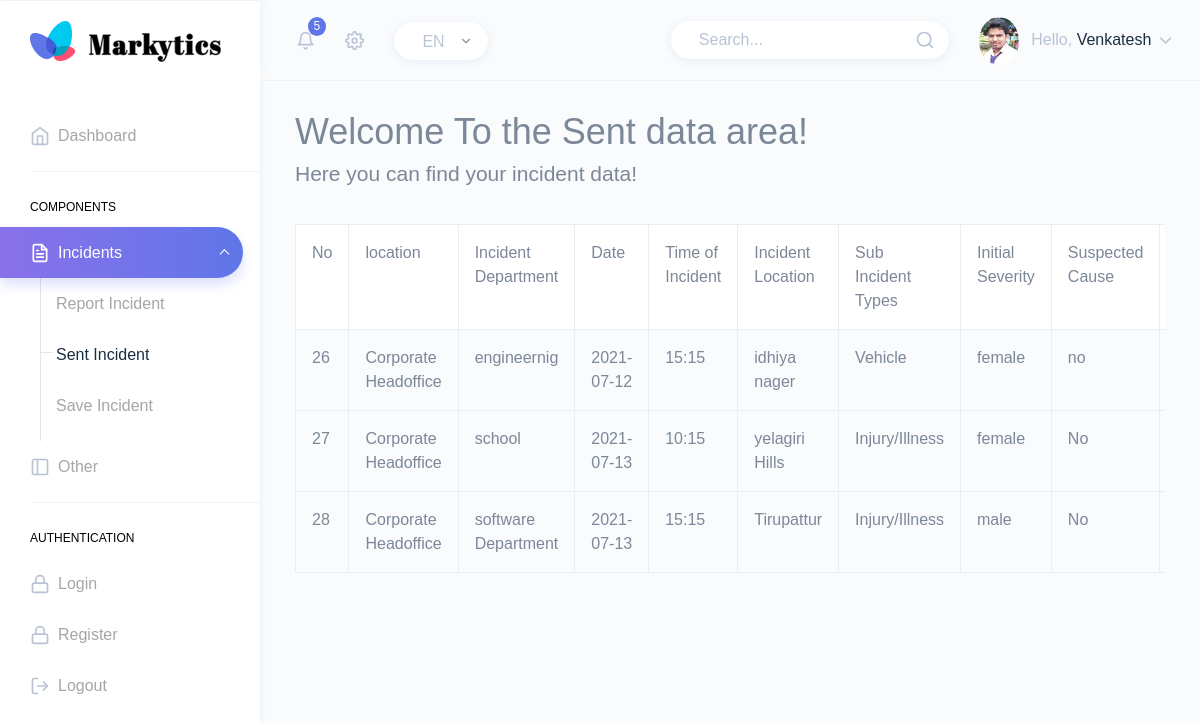
Screenshot of /sent with the database file from the repository.
### Mark1/models.py (models this page shows, shortened)
class sent(models.Model):
    select = models.CharField(max_length=20)
    message = models.CharField(max_length=2000)
    times = models.CharField(max_length=20)
    date = models.CharField(max_length=20)
    checkbox = models.CharField(max_length=20)
    message1 = models.CharField(max_length=2000)
    slt2 = models.CharField(max_length=20)
    message2 = models.CharField(max_length=2000)
    message3 = models.CharField(max_length=2000)

### Mark1/views.py (the view)
# urls.py: path('sent', views.Sent, name='sent'),
def Sent(request):
    data = sent.objects.all()
    context = {'data': data}
    return render(request,'Save.html',context)

### templates/Save.html
{% extends 'introducation.html' %}
{% block content %}
               <div class="page-breadcrumb">
                    <h1>Welcome To the Sent data area!</h1>
                   <h3>Here you can find your incident data!</h3>
                </div>
               <div class="page-breadcrumb">
                <div class="d-flex align-items-center">
                    <div class="table-responsive">
		                <table class="table table-bordered table-hover">
                                 <tr style="background-color:#ffffff;">
                                        <th>No</th>
                                        <th>location</th>
                                        <th>Incident Department</th>
                                        <th>Date</th>
                                        <th>Time of Incident</th>
                                        <th> Incident Location</th>
                                        <th>Sub Incident Types</th>
                                        <th>Initial Severity</th>
                                        <th>Suspected Cause</th>
                                        <th>Immediate Action Taken</th>
                                    </tr>
                                {% for i in data %}
                                    <tr>
                                        <td>{{i.id}}</td>
                                        <td>{{i.select}}</td>
                                        <td>{{i.message}}</td>
                                        <td>{{i.times}}</td>
                                        <td>{{i.date}}</td>
                                        <td>{{i.message1}}</td>
                                        <td>{{i.checkbox}}</td>
                                        <td>{{i.slt2}}</td>
                                        <td>{{i.message2}}</td>
                                        <td>{{i.message3}}</td>
                                    </tr>
                                {% endfor %}
                            </table>
   {% endblock %}

### templates/introducation.html (shortened to what this page needs)
<!DOCTYPE html>
<html dir="ltr" lang="en">
{% load static %}
<head>
    <link href="{% static 'src/assets/extra-libs/c3/c3.min.css" rel="stylesheet'%}">
    <link href="{% static 'src/assets/libs/chartist/dist/chartist.min.css'%}" rel="stylesheet">
    <link href="{% static 'src/assets/extra-libs/jvector/jquery-jvectormap-2.0.2.css'%}" rel="stylesheet" />
    <link href="{% static 'src/dist/css/style.min.css'%}" rel="stylesheet">
</head>
<body>
    <div id="main-wrapper" data-theme="light" data-layout="vertical" data-navbarbg="skin6" data-sidebartype="full"
        data-sidebar-position="fixed" data-header-position="fixed" data-boxed-layout="full">
        <header class="topbar" data-navbarbg="skin6">
            <nav class="navbar top-navbar navbar-expand-md">
                <div class="navbar-header" data-logobg="skin6">
                    <div class="navbar-brand">
                        <a href="index.html">
                            <b class="logo-icon">
                                <img src="{% static 'image/logo-icon.png'%}" alt="homepage" class="dark-logo" />
                            </b>
                            <span class="logo-text">
                                <img src="{% static 'src/assets/images/IMG_20210706_100423.png'%}" alt="homepage" class="dark-logo" style="margin-top: 10%;" />
                            </span>
                        </a>
                    </div>
                </div>
                <div class="navbar-collapse collapse" id="navbarSupportedContent">
                    <ul class="navbar-nav float-left mr-auto ml-3 pl-1">
                        <li class="nav-item dropdown">
                            <a class="nav-link dropdown-toggle pl-md-3 position-relative" href="javascript:void(0)"
                                id="bell" role="button" data-toggle="dropdown" aria-haspopup="true"
                                aria-expanded="false">
                                <span><i data-feather="bell" class="svg-icon"></i></span>
                                <span class="badge badge-primary notify-no rounded-circle">5</span>
                            </a>
                        </li>
                        <li class="nav-item dropdown">
                            <a class="nav-link dropdown-toggle" href="#" id="navbarDropdown" role="button"
                                data-toggle="dropdown" aria-haspopup="true" aria-expanded="false">
                                <i data-feather="settings" class="svg-icon"></i>
                            </a>
                        </li>
                        <li class="nav-item d-none d-md-block">
                            <a class="nav-link" href="javascript:void(0)">
                                <div class="customize-input">
                                    <select
                                        class="custom-select form-control bg-white custom-radius custom-shadow border-0">
                                        <option selected>EN</option>
                                    </select>
                                </div>
                            </a>
                        </li>
                    </ul>
                    <ul class="navbar-nav float-right">
                        <li class="nav-item d-none d-md-block">
                            <a class="nav-link" href="javascript:void(0)">
                                <form>
                                    <div class="customize-input">
                                        <input class="form-control custom-shadow custom-radius border-0 bg-white"
                                            type="search" placeholder="Search..." aria-label="Search">
                                        <i class="form-control-icon" data-feather="search"></i>
                                    </div>
                                </form>
                            </a>
                        </li>
                        <li class="nav-item dropdown">
                            <a class="nav-link dropdown-toggle" href="javascript:void(0)" data-toggle="dropdown"
                                aria-haspopup="true" aria-expanded="false">
                                  <img src="{% static 'src/assets/images/users/IMG_20210713_181222.jpg'%}" alt="user" class="rounded-circle"
                                    width="40">
                                <span class="ml-2 d-none d-lg-inline-block"><span>Hello,</span> <span
                                        class="text-dark">Venkatesh</span> <i data-feather="chevron-down"
                                        class="svg-icon"></i></span>
                            </a>
                        </li>
                    </ul>
                </div>
            </nav>
        </header>
        <aside class="left-sidebar" data-sidebarbg="skin6">
            <div class="scroll-sidebar" data-sidebarbg="skin6">
                <nav class="sidebar-nav">
                    <ul id="sidebarnav">
                        <li class="sidebar-item"> <a class="sidebar-link sidebar-link" href="{% url 'Mark1:introducation'%}"
                                aria-expanded="false"><i data-feather="home" class="feather-icon"></i><span
                                    class="hide-menu">Dashboard</span></a></li>
                        <li class="list-divider"></li>
                        <li class="nav-small-cap"><span class="hide-menu">Components</span></li>
                        <li class="sidebar-item"> <a class="sidebar-link has-arrow" href="javascript:void(0)"
                                aria-expanded="false"><i data-feather="file-text" class="feather-icon"></i><span
                                    class="hide-menu">Incidents </span></a>
                            <ul aria-expanded="false" class="collapse  first-level base-level-line">
                                <li class="sidebar-item"><a href="{% url 'Mark1:deatils'%}" class="sidebar-link"><span
                                            class="hide-menu"> Report Incident
                                        </span></a>
                                </li>
                                <li class="sidebar-item"><a href="{% url 'Mark1:sent'%}" class="sidebar-link"><span
                                            class="hide-menu"> Sent Incident
                                        </span></a>
                                </li>
                                <li class="sidebar-item"><a href="{% url 'Mark1:save'%}" class="sidebar-link"><span
                                            class="hide-menu">Save Incident
                                        </span></a>
                                </li>
                            </ul>
                        </li>
                        <li class="sidebar-item"> <a class="sidebar-link sidebar-link" href="{% url 'Mark1:other'%}"
                                aria-expanded="false"><i data-feather="sidebar" class="feather-icon"></i><span
                                    class="hide-menu">Other</span></a></li>
                        <li class="list-divider"></li>
                        <li class="nav-small-cap"><span class="hide-menu">Authentication</span></li>
                        <li class="sidebar-item"> <a class="sidebar-link sidebar-link" href="{% url 'Mark1:loginpage'%}"
                                aria-expanded="false"><i data-feather="lock" class="feather-icon"></i><span
                                    class="hide-menu">Login
                                </span></a>
                        </li>
                        <li class="sidebar-item"> <a class="sidebar-link sidebar-link"
                                href="{% url 'Mark1:registeration'%}" aria-expanded="false"><i data-feather="lock"
                                    class="feather-icon"></i><span class="hide-menu">Register
                                </span></a>
                             <li class="sidebar-item"> <a class="sidebar-link sidebar-link" href="{% url 'Mark1:loginout'%}"
                                aria-expanded="false"><i data-feather="log-out" class="feather-icon"></i><span
                                    class="hide-menu">Logout</span></a>
                        </li>
                    </ul>
                </nav>
            </div>
        </aside>
        <div class="page-wrapper">
            {% block content %}{% endblock %}
</body>
</html>

### rows the page displays
sent: id "26", select "Corporate Headoffice", message "engineernig", times "2021-07-12", date "15:15", message1 "idhiya nager", checkbox "Vehicle", slt2 "female", message2 "no"
sent: id "27", select "Corporate Headoffice", message "school", times "2021-07-13", date "10:15", message1 "yelagiri Hills", checkbox "Injury/Illness", slt2 "female", message2 "No"
sent: id "28", select "Corporate Headoffice", message "software Department", times "2021-07-13", date "15:15", message1 "Tirupattur", checkbox "Injury/Illness", slt2 "male", message2 "No"
